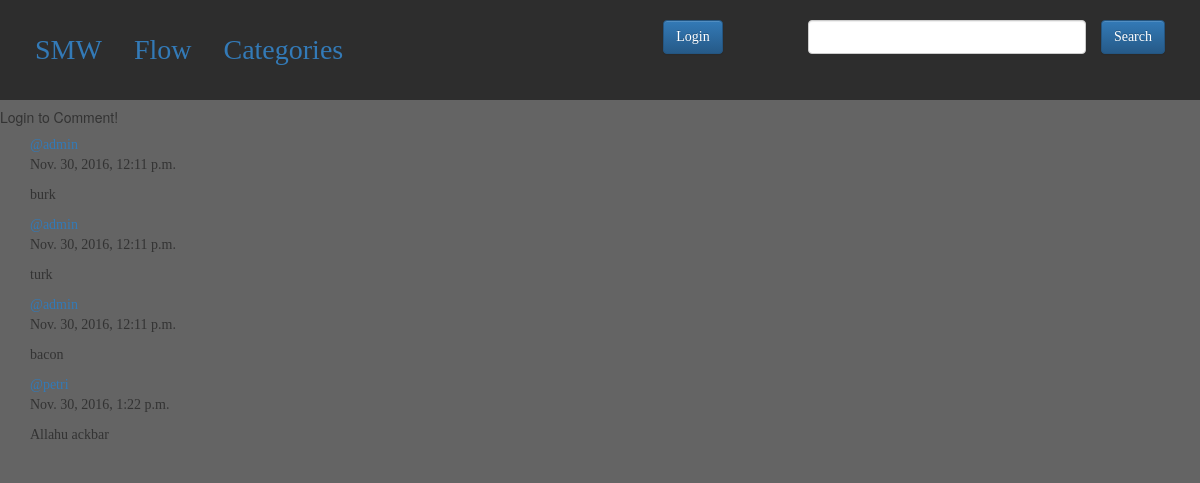
Screenshot of /3/ with the database file from the repository.
### smw/models.py (models this page shows, shortened)
class Comment(models.Model):
    Post = models.ForeignKey(Post, on_delete=models.CASCADE)
    User = models.ForeignKey(authUser, on_delete=models.CASCADE)
    Text = models.TextField()
    Post_Date = models.DateTimeField(default=datetime.now)
    class Meta:
        unique_together = ("User", "Text", "Post")

### smw/views.py (the view)
# urls.py: url(r'^(?P<pk>[0-9]+)/$', views.Idea , name='idea'),#detailed view of a post
def Idea(request, pk):
    post = get_object_or_404(Post, id=pk)
    post.Views = post.Views+1
    post.save()
    comments = post.comment_set.all()
    return render(request, "smw/idea.html", {"post":post, "comments":comments})

### smw/templates/smw/idea.html (shortened to what this page needs)
{% extends 'smw/base.html' %}
{% block body %}
{% if request.user.is_authenticated%}
<div class="container col-lg-8 col-lg-offset-2">
    <form class="container col-lg-1" action="{% url 'smw:want' post.pk %}" method="post">
        {% csrf_token %}
        <button type="submit" name="button" class="btn btn-success">Like</button>
    </form>
    <form class="container col-lg-1" action="{% url 'smw:shlt' post.pk %}" method="post">
        {% csrf_token %}
        <button type="submit" name="button" class="btn btn-danger">Dislike</button>
    </form>
</div>
<form class="container col-lg-1" action="{% url 'smw:comment' post.pk %}" method="post">
    {% csrf_token %}
    <h4>Comment!</h4>
    <input type="text" placeholder="Comment" name="comment">
    <button type="submit" name="button" class="btn btn-primary">Comment</button>
</form>
{% else %}
    <h5>Login to Comment!</h5>
{% endif%}
{% for comment in comments %}
<div class="container">
    <div>
        <a href="{% url 'attest:detail' comment.User.pk %}">@{{comment.User.username}}</a>
        <p>{{comment.Post_Date}}</p>
    </div>
    <p>{{comment.Text}}</p>
</div>
{% endfor %}
{% endblock%}

### smw/static/smw/style.css (style rules this page uses)
html { position: relative; min-height: 100%; }
* { padding: 0px; margin: 0px; box-sizing: border-box; font-family: "Lucida Console", serif; font-weight: 100; }
body { background-color: rgb(100, 100, 100); padding-bottom: 120px; }

### rows the page displays
Comment: Post_Date "Nov. 30, 2016, 12:11 p.m.", Text "burk"
Comment: Post_Date "Nov. 30, 2016, 12:11 p.m.", Text "turk"
Comment: Post_Date "Nov. 30, 2016, 12:11 p.m.", Text "bacon"
Comment: Post_Date "Nov. 30, 2016, 1:22 p.m.", Text "Allahu ackbar"
